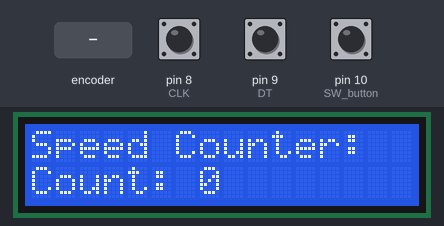
Recording of a sketch running on a simulated Arduino Uno, built with avr-gcc and run on an emulated ATmega328P. On the bench: 16×2 character LCD. The inputs (shaded band) are chosen by the test bench; at power-on: pin 8 (CLK) HIGH, pin 9 (DT) HIGH, pin 10 (SW_button) HIGH.

Above: at 1.2 s.
1.3 s: rotary encoder on pin 8 (CLK) / pin 9 (DT) turned 3 steps (first pin leading)
At 2.4 s:
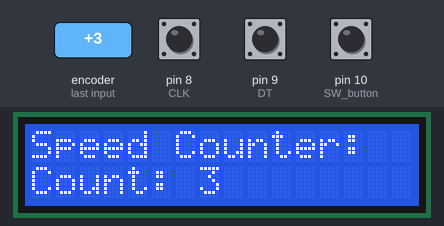
3.4 s: rotary encoder on pin 8 (CLK) / pin 9 (DT) turned 1 step (first pin leading)
At 3.7 s:
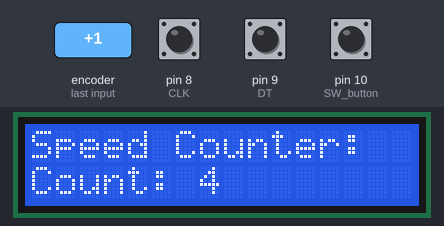
Timing chart, 0 to 6.4 s (numbered marks = the images above; inputs shaded):
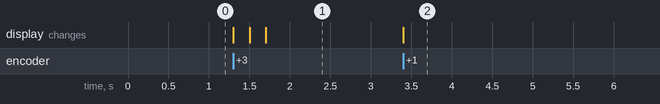

Measured:
- after the input at 1.3 s, the display: first changes at once (image 1 shows a later state)
- after the input at 3.4 s, the display: changes at once (image 2)

The sketch:

rotary_encoder_lcd.ino
```cpp
#include <LiquidCrystal.h>

// Initialize LCD pins: RS, EN, D4, D5, D6, D7
LiquidCrystal lcd(7, 6, 5, 4, 3, 2);

int counter = 0;
int lastCLK = HIGH;

void setup() {
  pinMode(8, INPUT); // CLK
  pinMode(9, INPUT); // DT
  pinMode(10, INPUT_PULLUP); // SW button (optional)

  lcd.begin(16, 2);
  lcd.setCursor(0, 0);
  lcd.print("Speed Counter:");
  lcd.setCursor(0, 1);
  lcd.print("Count: ");
  lcd.print(counter);
}

void loop() {
  int currentCLK = digitalRead(8);
  if (currentCLK != lastCLK && currentCLK == LOW) {
    if (digitalRead(9) != currentCLK) {
      counter++;
    } else {
      counter--;
    }

    lcd.setCursor(0, 1);
    lcd.print("Count:       ");  // Clear line
    lcd.setCursor(7, 1);
    lcd.print(counter);
  }
  lastCLK = currentCLK;

  if (digitalRead(10) == LOW) {
    counter = 0;
    lcd.setCursor(0, 1);
    lcd.print("Count:       ");
    lcd.setCursor(7, 1);
    lcd.print(counter);
    delay(300); // debounce
  }
}
```
